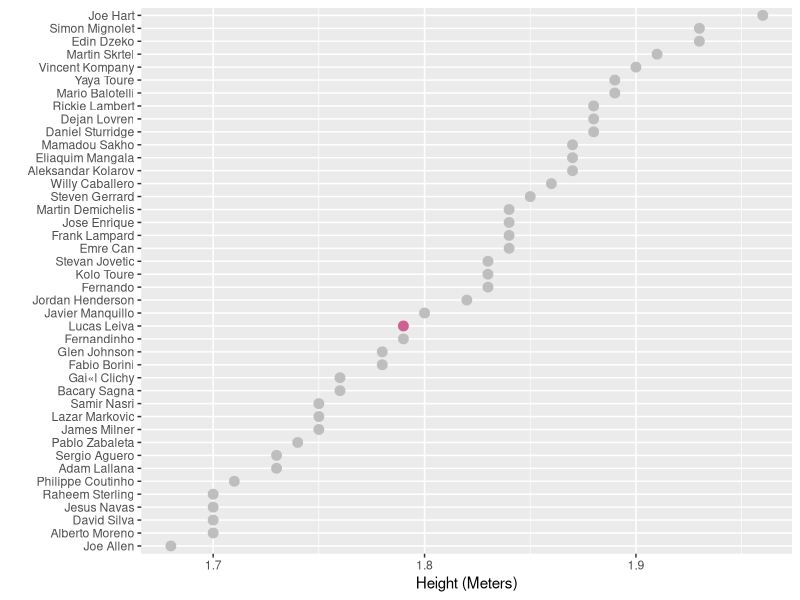

Write the R code that produced this figure.
# Packages
library(ggplot2)
library(dplyr)

# Raw data must be in the working directory
setwd("~/Documents/github/epl_player_height")

# Read dataset
df <- read.csv("data-jX2NV.csv", stringsAsFactors = FALSE)

# Rename columns and subset data
df2 <- df %>%
  rename("Height" = Height..m.) %>%
  arrange(desc(Height)) %>%
  filter(Club == "Liverpool" | Club == "Manchester City") %>%
  mutate(Lucas = Player == "Lucas Leiva")

# Plot
ggplot(df2, aes(x = Height, y = reorder(Player, Height), color = Lucas)) +
  geom_point(size = 3) +
  scale_color_manual(values = c("grey", "hotpink3")) +
  guides(color = FALSE) +
  labs(x = "Height (Meters)", y = "")